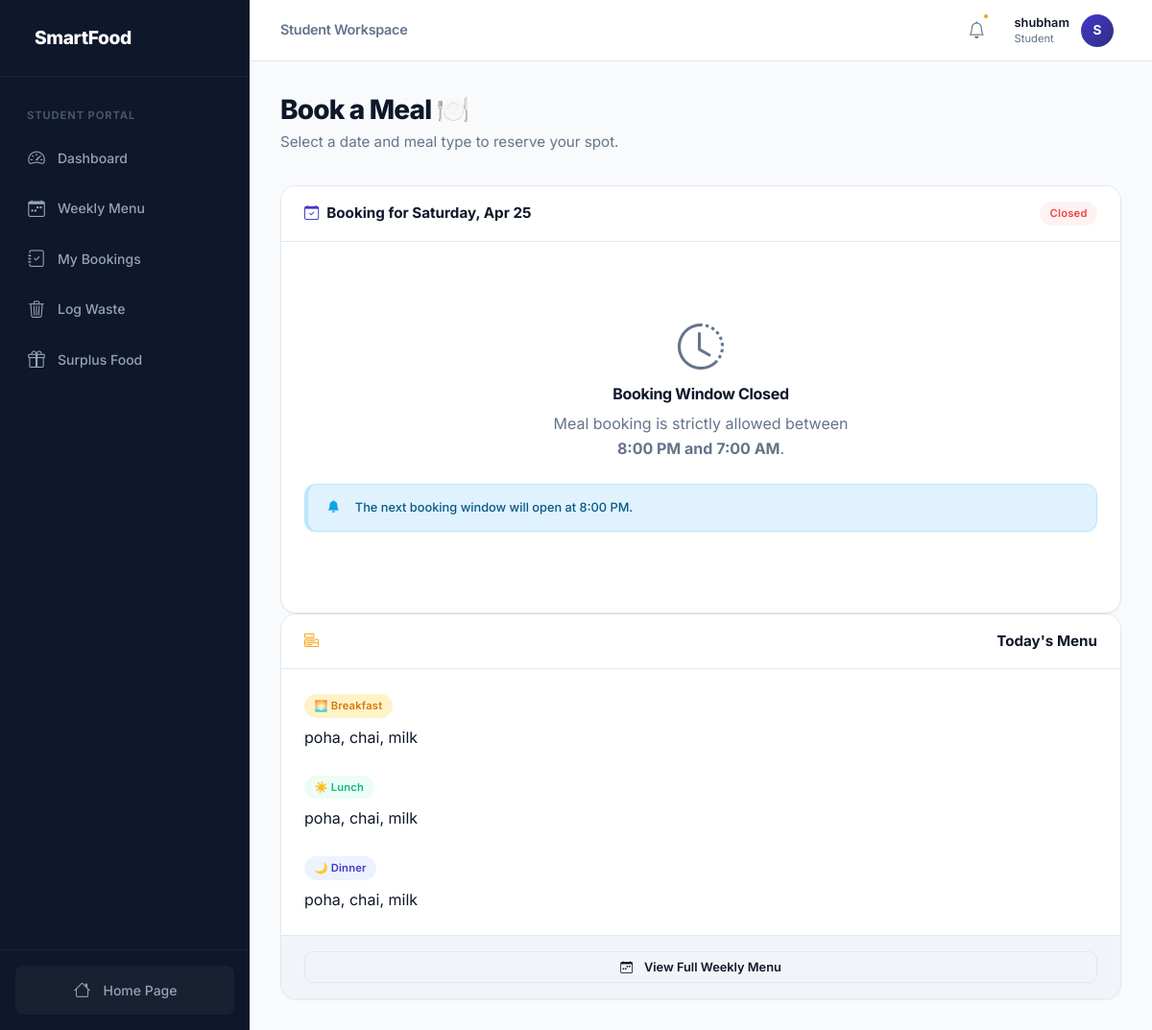
/meals/book/ (signed in), run on the app's committed database.
### users/models.py (models this page shows, shortened)
class UserProfile(models.Model):
    user = models.OneToOneField(User, on_delete=models.CASCADE, related_name='profile')
    role = models.CharField(max_length=20, choices=ROLE_CHOICES, default='pending')
    phone = models.CharField(max_length=15, blank=True)
    organization = models.CharField(max_length=100, blank=True, help_text="For NGO users")
    food_provider = models.ForeignKey(
        FoodProvider, on_delete=models.SET_NULL, null=True, blank=True,
        related_name='members', help_text="Food Provider this user belongs to"
    )
    def is_student(self):
        return self.role == 'student'
    def is_provider(self):
        return self.role in ['canteen', 'hostel', 'mess', 'hotel', 'restaurant', 'temple']

### meals/models.py (models this page shows, shortened)
class WeeklyMenu(models.Model):
    DAY_CHOICES = [
        ('Monday', 'Monday'), ('Tuesday', 'Tuesday'), ('Wednesday', 'Wednesday'),
        ('Thursday', 'Thursday'), ('Friday', 'Friday'), ('Saturday', 'Saturday'), ('Sunday', 'Sunday')
    ]
    provider = models.ForeignKey(FoodProvider, on_delete=models.CASCADE, related_name='weekly_menus')
    day = models.CharField(max_length=15, choices=DAY_CHOICES)
    breakfast = models.TextField(blank=True)
    lunch = models.TextField(blank=True)
    dinner = models.TextField(blank=True)
    class Meta:
        unique_together = ['provider', 'day']

### meals/views.py (the view, shortened to what this page needs)
# urls.py: path('book/', views.book_meal, name='book_meal'),
@login_required
def book_meal(request):
    if not request.user.profile.is_student() and not request.user.is_superuser:
        messages.error(request, 'Only students can book meals.')
        return redirect('dashboard')
    now = timezone.localtime()
    current_hour = now.hour
    print(f"DEBUG: Current Local Time: {now}")
    print(f"DEBUG: Current Hour: {current_hour}")
    booking_open = (current_hour >= 20 or current_hour < 7)
    print(f"DEBUG: Booking Open Status: {booking_open}")
    if current_hour >= 20:
        target_date = now.date() + timedelta(days=1)
    else:
        target_date = now.date()
    day_name = target_date.strftime('%A')
    try:
        provider = request.user.profile.food_provider
        todays_menu = WeeklyMenu.objects.filter(provider=provider, day=day_name).first()
    except Exception:
        todays_menu = None
    context = {
        'target_date': target_date,
        'booking_open': booking_open,
        'todays_menu': todays_menu,
        'today': now.date()
    }
    return render(request, 'meals/book_meal.html', context)

### users/context_processors.py (called while the page is built)
def get_target_date(now):
    current_hour = now.hour
    is_open = (current_hour >= 20 or current_hour < 7)
    if current_hour >= 20:
        return now.date() + timedelta(days=1), is_open
    else:
        return now.date(), is_open

### templates/meals/book_meal.html (shortened to what this page needs)
{% extends 'base.html' %}
{% block content %}
<div class="page-header">
    <h2>Book a Meal 🍽️</h2>
    <p class="page-subtitle">Select a date and meal type to reserve your spot.</p>
</div>
<div class="grid-2">
    <div>
        <div class="modern-card">
            <div class="card-header">
                <span><i class="bi bi-calendar-check me-2 text-primary"></i>Booking for {{ target_date|date:"l, M d" }}</span>
                {% if not booking_open %}
                <span class="badge badge-danger">Closed</span>
                {% else %}
                <span class="badge badge-success">Open</span>
                {% endif %}
            </div>
            <div class="card-body">
                {% if not booking_open %}
                <div class="text-center py-5">
                    <div class="text-muted" style="font-size: 3rem;"><i class="bi bi-clock-history"></i></div>
                    <h4 class="mt-3 fw-bold">Booking Window Closed</h4>
                    <p class="text-muted mt-2 mb-0">Meal booking is strictly allowed between<br><strong>8:00 PM and 7:00 AM</strong>.</p>
                    <div class="modern-alert alert-info mt-4 small">
                        <i class="bi bi-bell-fill me-1"></i>The next booking window will open at 8:00 PM.
                    </div>
                </div>
                {% endif %}
            </div>
        </div>
        </div>
    </div>
    <div>
        <div class="modern-card">
            <div class="card-header"><i class="bi bi-menu-button me-2 text-warning"></i>Today's Menu</div>
            <div class="card-body">
                {% if todays_menu %}
                <div class="mb-4">
                    <span class="badge badge-warning mb-2">🌅 Breakfast</span>
                    <p class="ps-2 text-dark m-0">{{ todays_menu.breakfast|default:"No breakfast menu set" }}</p>
                </div>
                <div class="mb-4">
                    <span class="badge badge-success mb-2">☀️ Lunch</span>
                    <p class="ps-2 text-dark m-0">{{ todays_menu.lunch|default:"No lunch menu set" }}</p>
                </div>
                <div>
                    <span class="badge badge-info mb-2">🌙 Dinner</span>
                    <p class="ps-2 text-dark m-0">{{ todays_menu.dinner|default:"No dinner menu set" }}</p>
                </div>
                {% else %}
                <div class="text-center text-muted py-4">
                    <i class="bi bi-journal-x fs-2"></i>
                    <p class="mt-2">No menu items available today.</p>
                </div>
                {% endif %}
            </div>
            <div class="card-footer">
                <a href="/meals/menu/" class="btn btn-outline btn-sm w-100">
                    <i class="bi bi-calendar-week me-1"></i>View Full Weekly Menu
                </a>
            </div>
        </div>
    </div>
</div>
{% endblock %}

### templates/base.html (shortened to what this page needs)
<!DOCTYPE html>
<html lang="en">
<head>
    {% load static %}
    <link href="https://cdn.jsdelivr.net/npm/bootstrap-icons@1.11.0/font/bootstrap-icons.css" rel="stylesheet">
    <link href="{% static 'css/style.css' %}" rel="stylesheet">
</head>
<body>
    {% if user.is_authenticated %}
    <div class="dashboard-layout">
        <aside class="dashboard-sidebar" id="sidebar">
            <div class="sidebar-header">
                 SmartFood
            </div>
            <nav class="sidebar-nav">
                {% if user.profile.role == 'admin' or user.is_superuser %}
                    <div class="sidebar-section-label">Admin Controls</div>
                    <a class="sidebar-link" href="{% url 'dashboard' %}"><i class="bi bi-grid"></i> Overview</a>
                    <a class="sidebar-link" href="{% url 'inventory_list' %}"><i class="bi bi-box-seam"></i> Inventory</a>
                    <a class="sidebar-link" href="{% url 'waste_list' %}"><i class="bi bi-trash"></i> Waste Logs</a>
                    <a class="sidebar-link" href="{% url 'surplus_list' %}"><i class="bi bi-gift"></i> Surplus Food</a>
                {% elif user.profile.role == 'ngo' %}
                    <div class="sidebar-section-label">NGO Portal</div>
                    <a class="sidebar-link" href="{% url 'ngo_dashboard' %}"><i class="bi bi-grid"></i> Dashboard</a>
                    <a class="sidebar-link" href="{% url 'surplus_list' %}"><i class="bi bi-heart"></i> Available Surplus</a>
                {% else %}
                    <div class="sidebar-section-label">Student Portal</div>
                    <a href="{% url 'student_dashboard' %}" class="sidebar-link">
                        <i class="bi bi-speedometer2"></i> Dashboard
                    </a>
                    <a href="{% url 'meal_menu' %}" class="sidebar-link">
                        <i class="bi bi-calendar-week"></i> Weekly Menu
                    </a>
                    <a href="{% url 'my_bookings' %}" class="sidebar-link">
                        <i class="bi bi-journal-check"></i> My Bookings
                    </a>
                    <a href="{% url 'log_waste' %}" class="sidebar-link">
                        <i class="bi bi-trash3"></i> Log Waste
                    </a>
                    <a href="{% url 'surplus_list' %}" class="sidebar-link">
                        <i class="bi bi-gift"></i> Surplus Food
                    </a>
                {% endif %}
            </nav>
            <div class="sidebar-footer">
                <a class="sidebar-link" href="{% url 'home' %}">
                    <i class="bi bi-house"></i> Home Page
                </a>
            </div>
        </aside>
        <main class="dashboard-main">
            <header class="dashboard-header">
                <div class="flex-center gap-2">
                    <h5 class="header-title">{{ user.profile.get_role_display|default:"Student" }} Workspace</h5>
                </div>
                <div class="flex-center gap-3">
                    <div class="notification-bell" id="notification-trigger">
                        <i class="bi bi-bell fs-5"></i>
                        {% if unread_notifications_count > 0 %}
                        <span class="notification-dot"></span>
                        {% endif %}
                    </div>
                    <div class="header-profile" id="profile-trigger">
                        <div class="flex-column align-items-end" style="line-height: 1.3;">
                            <span class="fw-semibold small text-dark">{{ user.username }}</span>
                            <span class="text-muted" style="font-size: 0.7rem; text-transform: capitalize;">{{ user.profile.get_role_display|default:"Student" }}</span>
                        </div>
                        <div class="profile-avatar">
                            {{ user.username|make_list|first|upper }}
                        </div>
                    </div>
                </div>
            </header>
    {% endif %}
    <div class="{% if user.is_authenticated %}dashboard-content{% else %}app-container mt-4{% endif %}">
        {% block content %}{% endblock %}
    </div>
</body>
</html>

### data on the page
WeeklyMenu: breakfast "poha, chai, milk", lunch "poha, chai, milk", dinner "poha, chai, milk"

### other printed values
{{ user.profile.get_role_display|default:"Student" }} "Student"
{{ user.username }} "shubham"
{{ user.username|make_list|first|upper }} "S"
{{ target_date|date:"l, M d" }} "Saturday, Apr 25"
